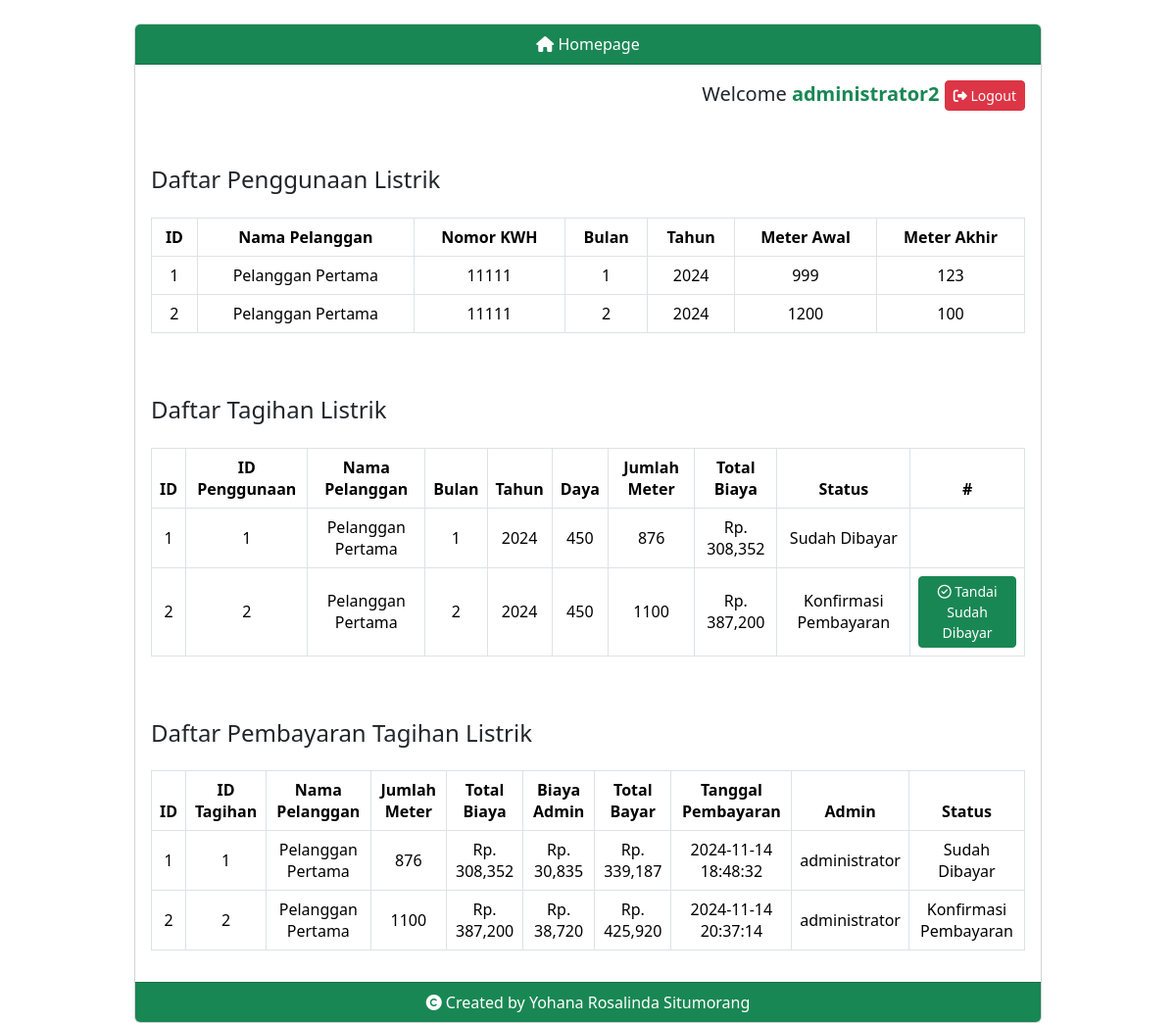
/index.php (signed in), run on the app's committed database.
### tables this page shows
CREATE TABLE `penggunaan` (
  `id_penggunaan` int(11) unsigned NOT NULL AUTO_INCREMENT,
  `id_pelanggan` int(11) unsigned DEFAULT NULL,
  `bulan` int(11) DEFAULT NULL,
  `tahun` int(11) DEFAULT NULL,
  `meter_awal` float DEFAULT NULL,
  `meter_akhir` float DEFAULT NULL,
  PRIMARY KEY (`id_penggunaan`),
  KEY `fk_penggunaan_pelanggan` (`id_pelanggan`),
  CONSTRAINT `fk_penggunaan_pelanggan` FOREIGN KEY (`id_pelanggan`) REFERENCES `pelanggan` (`id_pelanggan`) ON DELETE SET NULL ON UPDATE CASCADE
);

CREATE TABLE `pelanggan` (
  `id_pelanggan` int(11) unsigned NOT NULL AUTO_INCREMENT,
  `username` varchar(30) DEFAULT NULL,
  `password` varchar(100) DEFAULT NULL,
  `nomor_kwh` int(11) DEFAULT NULL,
  `nama_pelanggan` varchar(50) DEFAULT NULL,
  `alamat` text DEFAULT NULL,
  `id_tarif` int(11) unsigned DEFAULT NULL,
  PRIMARY KEY (`id_pelanggan`),
  KEY `fk_pelanggan_tarif` (`id_tarif`),
  CONSTRAINT `fk_pelanggan_tarif` FOREIGN KEY (`id_tarif`) REFERENCES `tarif` (`id_tarif`) ON DELETE SET NULL ON UPDATE CASCADE
);

CREATE TABLE `tagihan` (
  `id_tagihan` int(11) unsigned NOT NULL AUTO_INCREMENT,
  `id_penggunaan` int(11) unsigned DEFAULT NULL,
  `id_pelanggan` int(11) unsigned DEFAULT NULL,
  `bulan` int(11) DEFAULT NULL,
  `tahun` int(11) DEFAULT NULL,
  `jumlah_meter` int(11) DEFAULT NULL,
  `status` varchar(50) DEFAULT NULL,
  PRIMARY KEY (`id_tagihan`),
  KEY `fk_tagihan_penggunaan` (`id_penggunaan`),
  KEY `fk_tagihan_pelanggan` (`id_pelanggan`),
  CONSTRAINT `fk_tagihan_pelanggan` FOREIGN KEY (`id_pelanggan`) REFERENCES `pelanggan` (`id_pelanggan`) ON DELETE SET NULL ON UPDATE CASCADE,
  CONSTRAINT `fk_tagihan_penggunaan` FOREIGN KEY (`id_penggunaan`) REFERENCES `penggunaan` (`id_penggunaan`) ON DELETE SET NULL ON UPDATE CASCADE
);

CREATE TABLE `tarif` (
  `id_tarif` int(11) unsigned NOT NULL AUTO_INCREMENT,
  `daya` float DEFAULT NULL,
  `tarifperkwh` double DEFAULT NULL,
  PRIMARY KEY (`id_tarif`)
);

CREATE TABLE `pembayaran` (
  `id_pembayaran` int(11) unsigned NOT NULL AUTO_INCREMENT,
  `id_tagihan` int(11) unsigned DEFAULT NULL,
  `id_pelanggan` int(11) unsigned DEFAULT NULL,
  `tanggal_pembayaran` datetime DEFAULT NULL,
  `bulan_bayar` int(11) DEFAULT NULL,
  `biaya_admin` double DEFAULT NULL,
  `total_bayar` double DEFAULT NULL,
  `id_user` int(11) unsigned DEFAULT NULL,
  PRIMARY KEY (`id_pembayaran`),
  KEY `fk_pembayaran_tagihan` (`id_tagihan`),
  KEY `fk_pembayaran_pelanggan` (`id_pelanggan`),
  KEY `fk_pembayaran_user` (`id_user`),
  CONSTRAINT `fk_pembayaran_pelanggan` FOREIGN KEY (`id_pelanggan`) REFERENCES `pelanggan` (`id_pelanggan`) ON DELETE SET NULL ON UPDATE CASCADE,
  CONSTRAINT `fk_pembayaran_tagihan` FOREIGN KEY (`id_tagihan`) REFERENCES `tagihan` (`id_tagihan`) ON DELETE SET NULL ON UPDATE CASCADE,
  CONSTRAINT `fk_pembayaran_user` FOREIGN KEY (`id_user`) REFERENCES `user` (`id_user`) ON DELETE SET NULL ON UPDATE CASCADE
);

CREATE TABLE `user` (
  `id_user` int(11) unsigned NOT NULL AUTO_INCREMENT,
  `username` varchar(30) DEFAULT NULL,
  `password` varchar(100) DEFAULT NULL,
  `nama_admin` varchar(50) DEFAULT NULL,
  `id_level` int(11) unsigned DEFAULT NULL,
  PRIMARY KEY (`id_user`),
  KEY `fk_user_level` (`id_level`),
  CONSTRAINT `fk_user_level` FOREIGN KEY (`id_level`) REFERENCES `level` (`id_level`) ON DELETE SET NULL ON UPDATE CASCADE
);

### database/config.php (called while the page is built, shortened)
<?php
function get_all_penggunaan($db, $id_pelanggan="") {
  $data_mode = "administrator";
  $query = "SELECT penggunaan.*, pelanggan.nama_pelanggan, pelanggan.nomor_kwh FROM penggunaan INNER JOIN pelanggan ON penggunaan.id_pelanggan = pelanggan.id_pelanggan";
  $result = mysqli_query($db, $query);
  $all_penggunaan = [];
  $list_table_fields = [
    "administrator" => ["id_penggunaan", "nama_pelanggan", "nomor_kwh", "bulan", "tahun", "meter_awal", "meter_akhir"],
    "pelanggan" => ["id_penggunaan", "bulan", "tahun", "meter_awal", "meter_akhir"]
  ];
  while($row = mysqli_fetch_array($result)) {
    $filtered_data = [];
    foreach($list_table_fields[$data_mode] as $key) {
      $filtered_data[$key] = $row[$key];
    }
    array_push($all_penggunaan, $filtered_data);
  }
  return $all_penggunaan;
}
function get_all_tagihan($db, $id_pelanggan="") {
  $data_mode = "administrator";
  $query = "SELECT tagihan.*, tarif.daya, tarif.tarifperkwh, pelanggan.nama_pelanggan FROM tagihan
    INNER JOIN pelanggan ON tagihan.id_pelanggan = pelanggan.id_pelanggan
    INNER JOIN tarif ON pelanggan.id_tarif = tarif.id_tarif";
  $result = mysqli_query($db, $query);
  $all_tagihan = [];
  $list_table_fields = [
    "administrator" => ["id_tagihan", "id_penggunaan", "id_pelanggan", "nama_pelanggan", "bulan", "tahun", "jumlah_meter", "status", "daya", "tarifperkwh"],
    "pelanggan" => ["id_tagihan", "id_penggunaan", "id_pelanggan", "bulan", "tahun", "jumlah_meter", "status", "daya", "tarifperkwh"]
  ];
  while($row = mysqli_fetch_array($result)) {
    $filtered_data = [];
    foreach($list_table_fields[$data_mode] as $key) {
      $filtered_data[$key] = $row[$key];
    }
    array_push($all_tagihan, $filtered_data);
  }
  return $all_tagihan;
}
function get_all_pembayaran($db, $id_pelanggan="") {
  $data_mode = "administrator";
  $query = "SELECT pembayaran.*, tarif.daya, tarif.tarifperkwh, pelanggan.nama_pelanggan, user.nama_admin, tagihan.jumlah_meter, tagihan.status FROM pembayaran
    INNER JOIN tagihan ON pembayaran.id_tagihan = tagihan.id_tagihan
    INNER JOIN pelanggan ON pembayaran.id_pelanggan = pelanggan.id_pelanggan
    INNER JOIN user ON pembayaran.id_user = user.id_user
    INNER JOIN tarif ON pelanggan.id_tarif = tarif.id_tarif";
  $result = mysqli_query($db, $query);
  $all_tagihan = [];
  $list_table_fields = [
    "administrator" => ["id_pembayaran", "id_tagihan", "id_tagihan", "id_pelanggan", "nama_pelanggan", "tanggal_pembayaran", "bulan_bayar", "biaya_admin", "total_bayar", "id_user", "daya", "tarifperkwh", "nama_pelanggan", "nama_admin", "jumlah_meter", "status"],
    "pelanggan" => ["id_pembayaran", "id_tagihan", "id_tagihan", "id_pelanggan", "tanggal_pembayaran", "bulan_bayar", "biaya_admin", "total_bayar", "id_user", "daya", "tarifperkwh", "nama_admin", "jumlah_meter", "status"],
  ];
  while($row = mysqli_fetch_array($result)) {
    $filtered_data = [];
    foreach($list_table_fields[$data_mode] as $key) {
      $filtered_data[$key] = $row[$key];
    }
    array_push($all_tagihan, $filtered_data);
  }
  return $all_tagihan;
}
?>

### index-administrator.php (the view, shortened to what this page needs)
<h5 class="text-end">Welcome <b class="text-success"><?php echo $_SESSION["login_nama"]; ?></b> <a href="">
        <a href="<?php echo MAIN_URL; ?>/api/user.php?action=logout" alt="">
            <div class="btn btn-danger btn-sm"><i class="fas fa-sign-out-alt"></i> Logout</div>
        </a>
    </a></h5>
<br /><br />
<h4>Daftar Penggunaan Listrik</h4>
<?php
        $data_penggunaan = get_all_penggunaan($db);
    ?>
<table class="table mt-4 text-center table-bordered align-middle table-hover">
    <thead>
        <tr class="fw-bold">
            <td>ID</td>
            <td>Nama Pelanggan</td>
            <td>Nomor KWH</td>
            <td>Bulan</td>
            <td>Tahun</td>
            <td>Meter Awal</td>
            <td>Meter Akhir</td>
        </tr>
    </thead>
    <tbody>
        <?php foreach ($data_penggunaan as $penggunaan) { ?>
        <tr>
            <td><?= $penggunaan["id_penggunaan"]; ?></td>
            <td><?= $penggunaan["nama_pelanggan"]; ?></td>
            <td><?= $penggunaan["nomor_kwh"]; ?></td>
            <td><?= $penggunaan["bulan"]; ?></td>
            <td><?= $penggunaan["tahun"]; ?></td>
            <td><?= $penggunaan["meter_awal"]; ?></td>
            <td><?= $penggunaan["meter_akhir"]; ?></td>
        </tr>
        <?php } ?>
    </tbody>
</table>
<br /><br />
<h4>Daftar Tagihan Listrik</h4>
<?php
        $data_tagihan = get_all_tagihan($db);
    ?>
<table class="table mt-4 text-center table-bordered align-middle table-hover">
    <thead>
        <tr class="fw-bold">
            <td>ID</td>
            <td>ID Penggunaan</td>
            <td>Nama Pelanggan</td>
            <td>Bulan</td>
            <td>Tahun</td>
            <td>Daya</td>
            <td>Jumlah Meter</td>
            <td>Total Biaya</td>
            <td>Status</td>
            <td>#</td>
        </tr>
    </thead>
    <tbody>
        <?php foreach ($data_tagihan as $tagihan) { ?>
        <tr>
            <td><?= $tagihan["id_tagihan"]; ?></td>
            <td><?= $tagihan["id_penggunaan"]; ?></td>
            <td><?= $tagihan["nama_pelanggan"]; ?></td>
            <td><?= $tagihan["bulan"]; ?></td>
            <td><?= $tagihan["tahun"]; ?></td>
            <td><?= $tagihan["daya"]; ?></td>
            <td><?= $tagihan["jumlah_meter"]; ?></td>
            <td><?= "Rp. " . number_format(($tagihan["jumlah_meter"] * $tagihan["tarifperkwh"]), 0); ?></td>
            <td><?= $tagihan["status"]; ?></td>
            <td>
                <?php if($tagihan["status"] != "Sudah Dibayar") { ?>
                    <div data-id-tagihan="<?= $tagihan['id_tagihan']; ?>" data-id-pelanggan="<?= $tagihan['id_pelanggan']; ?>" data-bulan="<?= $tagihan['bulan']; ?>" data-jumlah-meter="<?= $tagihan["jumlah_meter"]; ?>"
                        data-tahun="<?= $tagihan['tahun']; ?>" data-nama-pelanggan="<?= $tagihan["nama_pelanggan"]; ?>" data-daya="<?= $tagihan["daya"]; ?>"
                        data-total-biaya="Rp. <?= number_format(($tagihan["jumlah_meter"] * $tagihan["tarifperkwh"]), 0); ?>" data-total-biaya-number="<?= ($tagihan["jumlah_meter"] * $tagihan["tarifperkwh"]); ?>"
                        class="btn btn-sm btn-success btn-tandai-sudah-bayar-tagihan" data-bs-toggle="modal"
                        data-bs-target="#modalPaidTagihan"><i class="far fa-check-circle"></i> Tandai Sudah Dibayar</div>
                <?php } ?>
            </td>
        </tr>
        <?php } ?>
    </tbody>
</table>
<br /><br />
<h4>Daftar Pembayaran Tagihan Listrik</h4>
<?php
        $data_pembayaran = get_all_pembayaran($db);
    ?>
<table class="table mt-4 text-center table-bordered align-middle table-hover">
    <thead>
        <tr class="fw-bold">
            <td>ID</td>
            <td>ID Tagihan</td>
            <td>Nama Pelanggan</td>
            <td>Jumlah Meter</td>
            <td>Total Biaya</td>
            <td>Biaya Admin</td>
            <td>Total Bayar</td>
            <td>Tanggal Pembayaran</td>
            <td>Admin</td>
            <td>Status</td>
        </tr>
    </thead>
    <tbody>
        <?php foreach ($data_pembayaran as $pembayaran) { ?>
        <tr>
            <td><?= $pembayaran["id_pembayaran"]; ?></td>
            <td><?= $pembayaran["id_tagihan"]; ?></td>
            <td><?= $pembayaran["nama_pelanggan"]; ?></td>
            <td><?= $pembayaran["jumlah_meter"]; ?></td>
            <td><?= "Rp. " . number_format(($pembayaran["jumlah_meter"] * $pembayaran["tarifperkwh"]), 0); ?></td>
            <td><?= "Rp. " . number_format($pembayaran["biaya_admin"]); ?></td>
            <td><?= "Rp. " . number_format($pembayaran["total_bayar"]); ?></td>
            <td><?= $pembayaran["tanggal_pembayaran"]; ?></td>
            <td><?= $pembayaran["nama_admin"]; ?></td>
            <td><?= $pembayaran["status"]; ?></td>
        </tr>
        <?php } ?>
    </tbody>
</table>

### common/header.php (shortened to what this page needs)
<?php include_once ($_SERVER['DOCUMENT_ROOT'] . "/aplikasipembayaranlistrikpascabayar/" . 'database/config.php'); ?>
<html>
<head>
    <link href="https://cdn.jsdelivr.net/npm/bootstrap@5.3.3/dist/css/bootstrap.min.css" rel="stylesheet"
>
    <link rel="stylesheet" href="<?php echo MAIN_URL; ?>/assets/css/font-awesome.min.css" />
</head>
<body>
    <div class="container mt-4">
        <div class="row">
            <div class="col-md-1"></div>
            <div class="col-md-10">
                <div class="card">
                    <div class="card-header text-center bg-success text-white">
                        <a href="<?php echo MAIN_URL; ?>/index.php" class="text-white"><i class="fas fa-home"></i></a> <?php echo $title; ?>
                    </div>
                    <div class="card-body">

### index.php (shortened to what this page needs)
<?php
    $title = "Homepage";
?>
<?php include_once 'database/config.php';?>
<?php include_once 'common/header.php';?>
<?php if(isset($_SESSION["login_id_user"]) && $_SESSION["login_id_user"] != "") {
    if($_SESSION["login_id_level"] == "") {
        include_once 'index-pelanggan.php';
    } else {
        include_once 'index-administrator.php';
    }
} ?>
<?php include_once 'common/footer.php';?>

### common/footer.php (shortened to what this page needs)
</div>
<div class="card-footer bg-success text-white text-center"><marquee><i class="fas fa-copyright"></i> Created by Yohana Rosalinda Situmorang</marquee></div>
</div>
</div>
<div class="col-md-1"></div>
</div>
</div>
</body>
</html>

### data on the page
penggunaan: id_penggunaan "1", id_pelanggan.nama_pelanggan "Pelanggan Pertama", id_pelanggan.nomor_kwh "11111", bulan "1", tahun "2024", meter_awal "999", meter_akhir "123"
penggunaan: id_penggunaan "2", id_pelanggan.nama_pelanggan "Pelanggan Pertama", id_pelanggan.nomor_kwh "11111", bulan "2", tahun "2024", meter_awal "1200", meter_akhir "100"
tagihan: id_tagihan "1", id_penggunaan "1", id_pelanggan.nama_pelanggan "Pelanggan Pertama", bulan "1", tahun "2024", tarif.daya "450", jumlah_meter "876", $tagihan['jumlah_meter']*$tagihan['tarifperkwh'] "308,352", status "Sudah Dibayar"
tagihan: id_tagihan "2", id_penggunaan "2", id_pelanggan.nama_pelanggan "Pelanggan Pertama", bulan "2", tahun "2024", tarif.daya "450", jumlah_meter "1100", $tagihan['jumlah_meter']*$tagihan['tarifperkwh'] "387,200", status "Konfirmasi Pembayaran"
pembayaran: id_pembayaran "1", id_tagihan "1", id_pelanggan.nama_pelanggan "Pelanggan Pertama", id_tagihan.jumlah_meter "876", $pembayaran['jumlah_meter']*$pembayaran['tarifperkwh'] "308,352", biaya_admin "30,835", total_bayar "339,187", tanggal_pembayaran "2024-11-14 18:48:32", id_user.nama_admin "administrator", id_tagihan.status "Sudah Dibayar"
pembayaran: id_pembayaran "2", id_tagihan "2", id_pelanggan.nama_pelanggan "Pelanggan Pertama", id_tagihan.jumlah_meter "1100", $pembayaran['jumlah_meter']*$pembayaran['tarifperkwh'] "387,200", biaya_admin "38,720", total_bayar "425,920", tanggal_pembayaran "2024-11-14 20:37:14", id_user.nama_admin "administrator", id_tagihan.status "Konfirmasi Pembayaran"

### other printed values
$title "Homepage"
$_SESSION["login_nama"] "administrator2"
